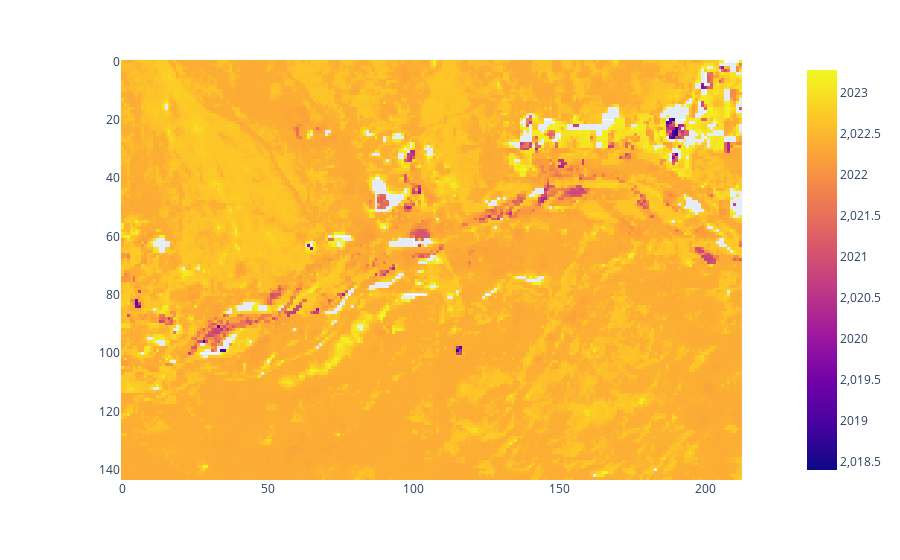

Source (notebook cell):
### Code cell
px.imshow(pd.to_datetime(change_map["0_50%"]).apply(lambda x: fractional_year(x)).values.reshape(rows, cols))

### Figure 1 — Plotly figure (JSON) as saved in the notebook; plotly's stock layout.template omitted (floating-point values rounded to 4 significant figures; data arrays with more than 128 entries replaced by an {"elided": "..."} marker saying what was removed)
{"data": [{"coloraxis": "coloraxis", "hovertemplate": "x: %{x}<br>y: %{y}<br>color: %{z}<extra></extra>", "name": "0", "type": "heatmap", "xaxis": "x", "yaxis": "y", "z": {"elided": "144x213 float values"}}], "layout": {"coloraxis": {"colorscale": [[0, "#0d0887"], [0.1111, "#46039f"], [0.2222, "#7201a8"], [0.3333, "#9c179e"], [0.4444, "#bd3786"], [0.5556, "#d8576b"], [0.6667, "#ed7953"], [0.7778, "#fb9f3a"], [0.8889, "#fdca26"], [1, "#f0f921"]]}, "margin": {"t": 60}, "xaxis": {"anchor": "y", "constrain": "domain", "domain": [0, 1], "scaleanchor": "y"}, "yaxis": {"anchor": "x", "autorange": "reversed", "constrain": "domain", "domain": [0, 1]}}}
